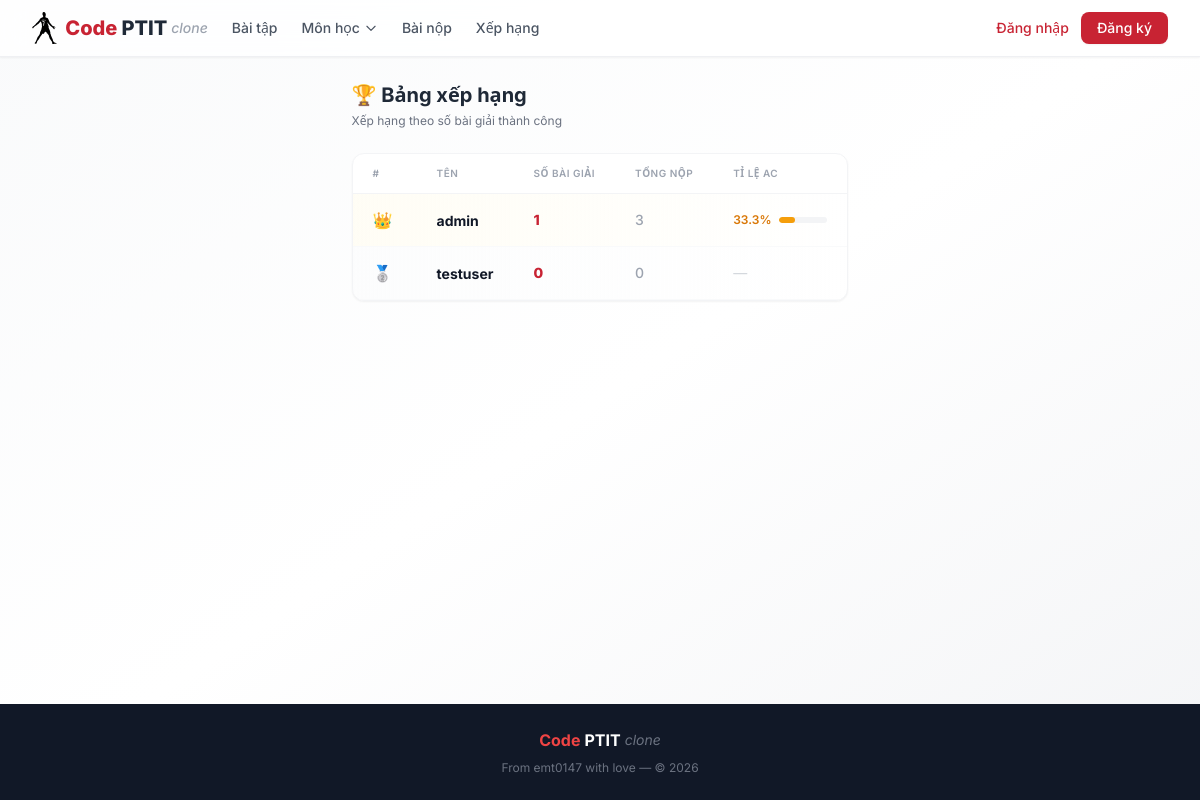
Page /ranking on the committed database.
### models.py (models this page shows)
class User(Base):
    __tablename__ = "users"
    id = Column(Integer, primary_key=True, index=True)
    username = Column(String(50), unique=True, index=True, nullable=False)
    email = Column(String(100), unique=True, index=True, nullable=False)
    password_hash = Column(String(255), nullable=False)
    is_admin = Column(Boolean, default=False)
    created_at = Column(DateTime, default=datetime.utcnow)
    solved_count = Column(Integer, default=0)
    total_submissions = Column(Integer, default=0)
    submissions = relationship("Submission", back_populates="user")

### routers/submissions.py (the view)
@router.get("/ranking")
async def ranking(
    request: Request,
    db: Session = Depends(get_db)
):
    user = get_current_user(request, db)
    users = db.query(User).order_by(
        User.solved_count.desc(),
        User.total_submissions.asc()
    ).limit(100).all()
    return templates.TemplateResponse("ranking.html", {
        "request": request,
        "user": user,
        "users": users,
    })

### templates/ranking.html (shortened to what this page needs)
{% extends "base.html" %}
{% block content %}
<div class="mb-6 animate-fade-in">
    <h1 class="text-xl font-bold text-gray-800">🏆 Bảng xếp hạng</h1>
    <p class="text-xs text-gray-500 mt-1">Xếp hạng theo số bài giải thành công</p>
</div>
<div class="bg-white rounded-xl shadow-sm border border-gray-100 overflow-hidden animate-fade-in"
    style="animation-delay:0.2s">
    <table class="min-w-full">
        <thead>
            <tr class="border-b border-gray-100">
                <th class="px-5 py-3 text-left text-[10px] font-semibold text-gray-400 uppercase tracking-wider w-16">#
                </th>
                <th class="px-5 py-3 text-left text-[10px] font-semibold text-gray-400 uppercase tracking-wider">Tên
                </th>
                <th class="px-5 py-3 text-left text-[10px] font-semibold text-gray-400 uppercase tracking-wider">Số bài
                    giải</th>
                <th class="px-5 py-3 text-left text-[10px] font-semibold text-gray-400 uppercase tracking-wider">Tổng
                    nộp</th>
                <th class="px-5 py-3 text-left text-[10px] font-semibold text-gray-400 uppercase tracking-wider">Tỉ lệ
                    AC</th>
            </tr>
        </thead>
        <tbody>
            {% for u in users %}
            <tr class="table-row-hover border-b border-gray-50
                {% if loop.index == 1 %}bg-gradient-to-r from-amber-50/50 to-transparent
                {% elif loop.index == 2 %}bg-gradient-to-r from-gray-50/50 to-transparent
                {% elif loop.index == 3 %}bg-gradient-to-r from-orange-50/50 to-transparent{% endif %}">
                <td class="px-5 py-3.5 font-medium">
                    {% if loop.index == 1 %}👑
                    {% elif loop.index == 2 %}🥈
                    {% elif loop.index == 3 %}🥉
                    {% else %}<span class="text-gray-400 text-sm">{{ loop.index }}</span>{% endif %}
                </td>
                <td class="px-5 py-3.5">
                    <span
                        class="font-bold text-sm {% if loop.index <= 3 %}text-gray-900{% else %}text-gray-700{% endif %}">{{
                        u.username }}</span>
                </td>
                <td class="px-5 py-3.5 text-brand-600 font-extrabold text-sm">{{ u.solved_count }}</td>
                <td class="px-5 py-3.5 text-gray-400 text-sm font-medium">{{ u.total_submissions }}</td>
                <td class="px-5 py-3.5 text-sm">
                    {% if u.total_submissions > 0 %}
                    <div class="flex items-center gap-2">
                        <span class="font-semibold text-xs
                            {% if (u.solved_count / u.total_submissions) > 0.5 %}text-emerald-600
                            {% elif (u.solved_count / u.total_submissions) > 0.2 %}text-amber-600
                            {% else %}text-red-500{% endif %}">
                            {{ "%.1f"|format(u.solved_count / u.total_submissions * 100) }}%
                        </span>
                        <div class="w-12 h-1.5 bg-gray-100 rounded-full overflow-hidden">
                            <div class="h-full rounded-full
                                {% if (u.solved_count / u.total_submissions) > 0.5 %}bg-emerald-500
                                {% elif (u.solved_count / u.total_submissions) > 0.2 %}bg-amber-500
                                {% else %}bg-red-500{% endif %}"
                                style="width: {{ u.solved_count / u.total_submissions * 100 }}%"></div>
                        </div>
                    </div>
                    {% else %}<span class="text-gray-300">—</span>{% endif %}
                </td>
            </tr>
            {% else %}
            <tr>
                <td colspan="5" class="px-5 py-12 text-center text-gray-400 text-sm">Chưa có thành viên nào.</td>
            </tr>
            {% endfor %}
        </tbody>
    </table>
</div>
{% endblock %}

### templates/base.html (style rules this page uses)
body { font-family: 'Inter', system-ui, sans-serif; }
.table-row-hover { transition: all 0.15s ease; }

### rows in the picture
User: username "admin", solved_count "1", total_submissions "3", u.solved_count/u.total_submissions*100 "33.3"
User: username "testuser", solved_count "0", total_submissions "0"
